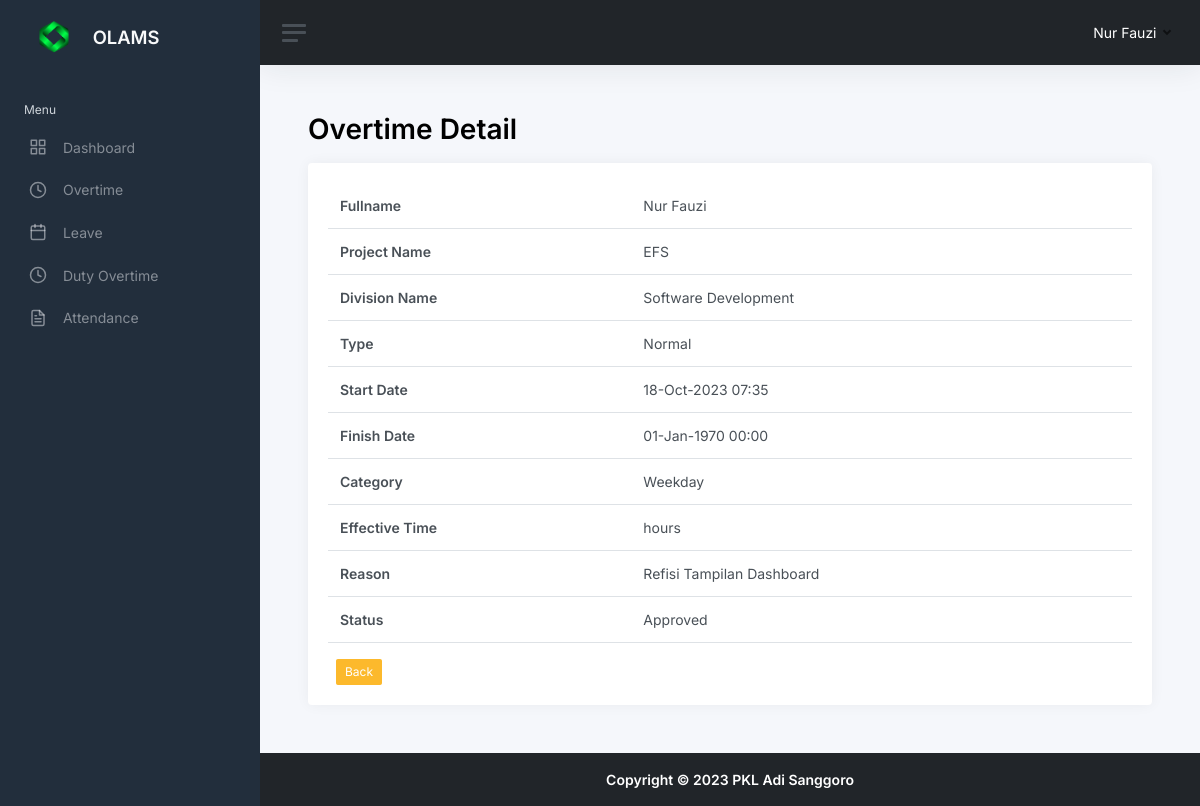
The app's page /overtime_detail.php?id=2 (signed in) with its own data.
### tables this page shows
CREATE TABLE `overtimes` (
  `overtime_id` tinyint(3) UNSIGNED NOT NULL,
  `user_id` tinyint(3) UNSIGNED NOT NULL,
  `project_id` tinyint(3) UNSIGNED NOT NULL,
  `divisi_id` tinyint(3) UNSIGNED NOT NULL,
  `type` enum('Normal','Urgent','Business Trip') DEFAULT NULL,
  `start_date` timestamp NOT NULL DEFAULT current_timestamp(),
  `finish_date` timestamp NULL DEFAULT NULL,
  `category` enum('Weekday','Weekend') DEFAULT NULL,
  `effective_time` tinyint(3) UNSIGNED DEFAULT NULL,
  `reason` text NOT NULL,
  `submitted_by_admin` tinyint(3) UNSIGNED DEFAULT NULL,
  `sent_by_admin` timestamp NULL DEFAULT NULL,
  `checked_by_leader` tinyint(3) UNSIGNED DEFAULT NULL,
  `checked_by_leader_at` timestamp NULL DEFAULT NULL,
  `status` enum('Approved','Pending','Rejected') NOT NULL DEFAULT 'Pending',
  `status_updated_at` timestamp NULL DEFAULT NULL,
  `status_updated_by` tinyint(3) UNSIGNED DEFAULT NULL,
  `created_at` timestamp NOT NULL DEFAULT current_timestamp(),
  `created_by` tinyint(3) UNSIGNED NOT NULL,
  `updated_at` timestamp NULL DEFAULT NULL ON UPDATE current_timestamp(),
  `updated_by` tinyint(3) UNSIGNED DEFAULT NULL
);

CREATE TABLE `users` (
  `user_id` tinyint(3) UNSIGNED NOT NULL,
  `role_id` tinyint(3) UNSIGNED NOT NULL,
  `name` varchar(64) NOT NULL,
  `username` varchar(32) NOT NULL,
  `password` varchar(254) NOT NULL,
  `email` varchar(64) NOT NULL,
  `created_by` tinyint(3) UNSIGNED NOT NULL,
  `created_at` timestamp NOT NULL DEFAULT current_timestamp(),
  `updated_by` tinyint(3) UNSIGNED DEFAULT NULL,
  `updated_at` timestamp NULL DEFAULT NULL ON UPDATE current_timestamp()
);

CREATE TABLE `m_projects` (
  `project_id` tinyint(3) UNSIGNED NOT NULL,
  `project_name` varchar(64) NOT NULL,
  `created_at` timestamp NOT NULL DEFAULT current_timestamp(),
  `created_by` tinyint(3) UNSIGNED NOT NULL,
  `updated_at` timestamp NULL DEFAULT NULL ON UPDATE current_timestamp(),
  `updated_by` tinyint(3) UNSIGNED DEFAULT NULL,
  `deleted_at` timestamp NULL DEFAULT NULL,
  `deleted_by` tinyint(3) UNSIGNED DEFAULT NULL,
  `is_deleted` enum('Y','N') DEFAULT 'N'
);

CREATE TABLE `m_divisions` (
  `division_id` tinyint(3) UNSIGNED NOT NULL,
  `division_name` varchar(64) NOT NULL,
  `created_at` timestamp NOT NULL DEFAULT current_timestamp(),
  `created_by` tinyint(3) UNSIGNED NOT NULL,
  `updated_at` timestamp NULL DEFAULT NULL ON UPDATE current_timestamp(),
  `updated_by` tinyint(3) UNSIGNED DEFAULT NULL
);

### overtime_detail.php (the view, shortened to what this page needs)
<?php
include __DIR__ . "/include/conn.inc.php";
$show_overtime_query = "SELECT
    users.name AS name,
    m_projects.project_name AS project_name,
    m_divisions.division_name AS divisi_name,
    overtimes.type AS type,
    overtimes.start_date AS start_date,
    overtimes.finish_date AS finish_date,
    overtimes.category AS category,
    overtimes.effective_time AS effective_time,
    overtimes.reason AS reason,
    overtimes.submitted_by_admin AS submitted_by_admin,
    overtimes.sent_by_admin AS sent_by_admin,
    overtimes.checked_by_leader AS checked_by_leader,
    overtimes.status AS status,
    overtimes.status_updated_at AS status_updated_at,
    overtimes.status_updated_by AS status_updated_by,
    overtimes.checked_by_leader_at AS checked_by_leader_at
FROM overtimes
LEFT JOIN users ON overtimes.user_id = users.user_id
LEFT JOIN m_projects ON overtimes.project_id = m_projects.project_id
LEFT JOIN m_divisions ON overtimes.divisi_id = m_divisions.division_id
WHERE overtime_id = ?";
if (isset($_GET['id']) && is_numeric($_GET['id'])) {
    $overtime_id = $_GET['id'];
    $show_overtime_statement = mysqli_prepare($conn, $show_overtime_query);
    mysqli_stmt_bind_param($show_overtime_statement, "i", $overtime_id);
    mysqli_stmt_execute($show_overtime_statement);
    $overtimeData = mysqli_stmt_get_result($show_overtime_statement);
    $overtimeDetails = mysqli_fetch_assoc($overtimeData);
} else {
    echo "Invalid overtime ID.";
    exit();
}
?>
<!DOCTYPE html>
<html lang="en">
<head>
    <?php include "head.inc.php"; ?>
</head>
<body>
    <div class="wrapper">
        <?php include "components/sidebar.inc.php"; ?>
        <div class="main">
            <?php include "components/navbar.inc.php"; ?>
            <main class="content">
                <div class="container-fluid p-0">
                    <h1 class="h1 mb-3"><strong>Overtime Detail</strong></h1>
                    <div class="card">
                        <div class="card-body">
                            <table class="table">
                                <tbody>
                                    <tr>
                                        <td><strong>Fullname</strong></td>
                                        <td><?= $overtimeDetails['name'] ?></td>
                                    </tr>
                                    <tr>
                                        <td><strong>Project Name</strong></td>
                                        <td><?= $overtimeDetails['project_name'] ?></td>
                                    </tr>
                                    <tr>
                                        <td><strong>Division Name</strong></td>
                                        <td><?= $overtimeDetails['divisi_name'] ?></td>
                                    </tr>
                                    <tr>
                                        <td><strong>Type</strong></td>
                                        <td><?= $overtimeDetails['type'] ?></td>
                                    </tr>
                                    <tr>
                                        <td><strong>Start Date</strong></td>
                                        <td><?= date('d-M-Y H:i', strtotime($overtimeDetails['start_date'])) ?></td>
                                    </tr>
                                    <tr>
                                        <td><strong>Finish Date</strong></td>
                                        <td><?= date('d-M-Y H:i', strtotime($overtimeDetails['finish_date'])) ?></td>
                                    </tr>
                                    <tr>
                                        <td><strong>Category</strong></td>
                                        <td><?= $overtimeDetails['category'] ?></td>
                                    </tr>
                                    <tr>
                                        <td><strong>Effective Time</strong></td>
                                        <td><?= $overtimeDetails['effective_time'] ?> hours</td>
                                    </tr>
                                    <tr>
                                        <td><strong>Reason</strong></td>
                                        <td><?= $overtimeDetails['reason'] ?></td>
                                    </tr>
                                    <tr>
                                        <td><strong>Status</strong></td>
                                        <td><?= $overtimeDetails['status'] ?></td>
                                    </tr>
                                </tbody>
                            </table>
                            <a href="overtimelist.php" class="btn btn-warning btn-sm ms-2">Back</a>
                        </div>
                    </div>
                </div>
            </main>
            <?php include "components/footer.inc.php"; ?>
        </div>
    </div>
</body>
</html>

### records on screen
overtimes: user.name "Nur Fauzi", project.project_name "EFS", divisi.division_name "Software Development", type "Normal", start_date "18-Oct-2023 07:35", finish_date "01-Jan-1970 00:00", category "Weekday", reason "Refisi Tampilan Dashboard", status "Approved"

### other values on screen
$_SESSION['name'] "Nur Fauzi"
